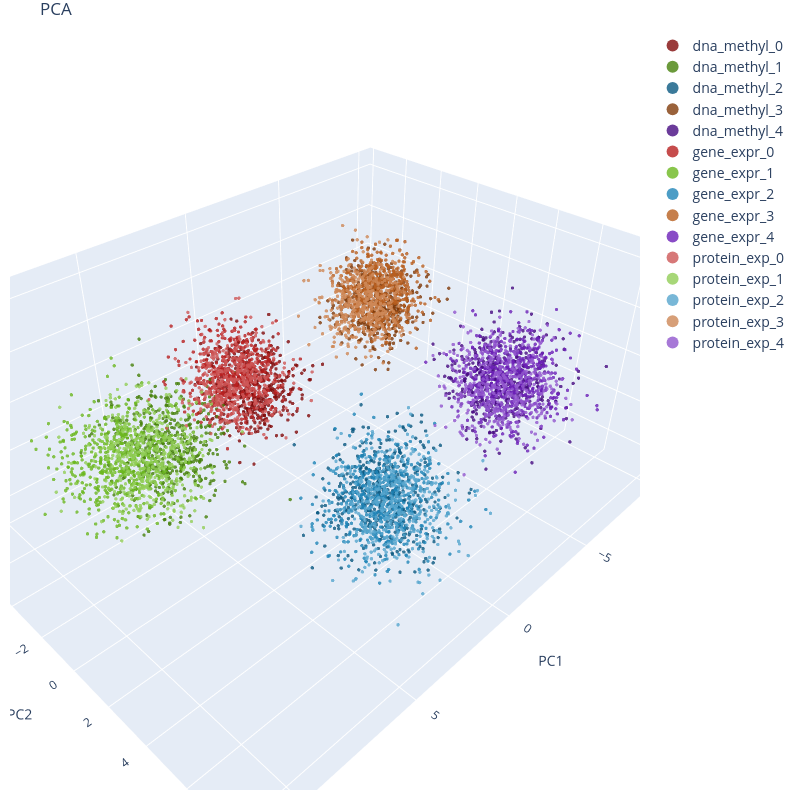

Notebook code cell kept with this figure:
### Code cell
plot_3d_projection(
    technique = 'pca',
    data = latents,
    labels = class_per_modality_labels,
    labels_colors = class_per_modality_colors,
    labels_names = class_per_modality_names,
    standardize = False,
    checkpoint_dir = checkpoint_dir,
    is_best = use_best,
    save_plot = save_plot
)

### Figure 1 — Plotly figure (JSON) as saved in the notebook; plotly's stock layout.template omitted (floating-point values rounded to 4 significant figures; data arrays with more than 128 entries replaced by an {"elided": "..."} marker saying what was removed)
{"data": [{"marker": {"color": "#810A0A", "opacity": 0.8, "size": 2}, "mode": "markers", "name": "dna_methyl_0", "type": "scatter3d", "x": {"elided": "437 float values"}, "y": {"elided": "437 float values"}, "z": {"elided": "437 float values"}}, {"marker": {"color": "#46810A", "opacity": 0.8, "size": 2}, "mode": "markers", "name": "dna_methyl_1", "type": "scatter3d", "x": {"elided": "483 float values"}, "y": {"elided": "483 float values"}, "z": {"elided": "483 float values"}}, {"marker": {"color": "#0A5981", "opacity": 0.8, "size": 2}, "mode": "markers", "name": "dna_methyl_2", "type": "scatter3d", "x": {"elided": "460 float values"}, "y": {"elided": "460 float values"}, "z": {"elided": "460 float values"}}, {"marker": {"color": "#813B0A", "opacity": 0.8, "size": 2}, "mode": "markers", "name": "dna_methyl_3", "type": "scatter3d", "x": {"elided": "460 float values"}, "y": {"elided": "460 float values"}, "z": {"elided": "460 float values"}}, {"marker": {"color": "#460A81", "opacity": 0.8, "size": 2}, "mode": "markers", "name": "dna_methyl_4", "type": "scatter3d", "x": {"elided": "460 float values"}, "y": {"elided": "460 float values"}, "z": {"elided": "460 float values"}}, {"marker": {"color": "#B82020", "opacity": 0.8, "size": 2}, "mode": "markers", "name": "gene_expr_0", "type": "scatter3d", "x": {"elided": "437 float values"}, "y": {"elided": "437 float values"}, "z": {"elided": "437 float values"}}, {"marker": {"color": "#6CB820", "opacity": 0.8, "size": 2}, "mode": "markers", "name": "gene_expr_1", "type": "scatter3d", "x": {"elided": "483 float values"}, "y": {"elided": "483 float values"}, "z": {"elided": "483 float values"}}, {"marker": {"color": "#2085B8", "opacity": 0.8, "size": 2}, "mode": "markers", "name": "gene_expr_2", "type": "scatter3d", "x": {"elided": "460 float values"}, "y": {"elided": "460 float values"}, "z": {"elided": "460 float values"}}, {"marker": {"color": "#B85F20", "opacity": 0.8, "size": 2}, "mode": "markers", "name": "gene_expr_3", "type": "scatter3d", "x": {"elided": "460 float values"}, "y": {"elided": "460 float values"}, "z": {"elided": "460 float values"}}, {"marker": {"color": "#6C20B8", "opacity": 0.8, "size": 2}, "mode": "markers", "name": "gene_expr_4", "type": "scatter3d", "x": {"elided": "460 float values"}, "y": {"elided": "460 float values"}, "z": {"elided": "460 float values"}}, {"marker": {"color": "#CE5757", "opacity": 0.8, "size": 2}, "mode": "markers", "name": "protein_exp_0", "type": "scatter3d", "x": {"elided": "437 float values"}, "y": {"elided": "437 float values"}, "z": {"elided": "437 float values"}}, {"marker": {"color": "#92CE57", "opacity": 0.8, "size": 2}, "mode": "markers", "name": "protein_exp_1", "type": "scatter3d", "x": {"elided": "483 float values"}, "y": {"elided": "483 float values"}, "z": {"elided": "483 float values"}}, {"marker": {"color": "#57A6CE", "opacity": 0.8, "size": 2}, "mode": "markers", "name": "protein_exp_2", "type": "scatter3d", "x": {"elided": "460 float values"}, "y": {"elided": "460 float values"}, "z": {"elided": "460 float values"}}, {"marker": {"color": "#CE8857", "opacity": 0.8, "size": 2}, "mode": "markers", "name": "protein_exp_3", "type": "scatter3d", "x": {"elided": "460 float values"}, "y": {"elided": "460 float values"}, "z": {"elided": "460 float values"}}, {"marker": {"color": "#9257CE", "opacity": 0.8, "size": 2}, "mode": "markers", "name": "protein_exp_4", "type": "scatter3d", "x": {"elided": "460 float values"}, "y": {"elided": "460 float values"}, "z": {"elided": "460 float values"}}], "layout": {"height": 800, "legend": {"font": {"size": 14}, "itemsizing": "constant"}, "margin": {"b": 10, "l": 10, "r": 10, "t": 30}, "scene": {"xaxis": {"title": {"text": "PC1"}}, "yaxis": {"title": {"text": "PC2"}}, "zaxis": {"title": {"text": "PC3"}}}, "title": {"text": "PCA"}, "width": 800}}
